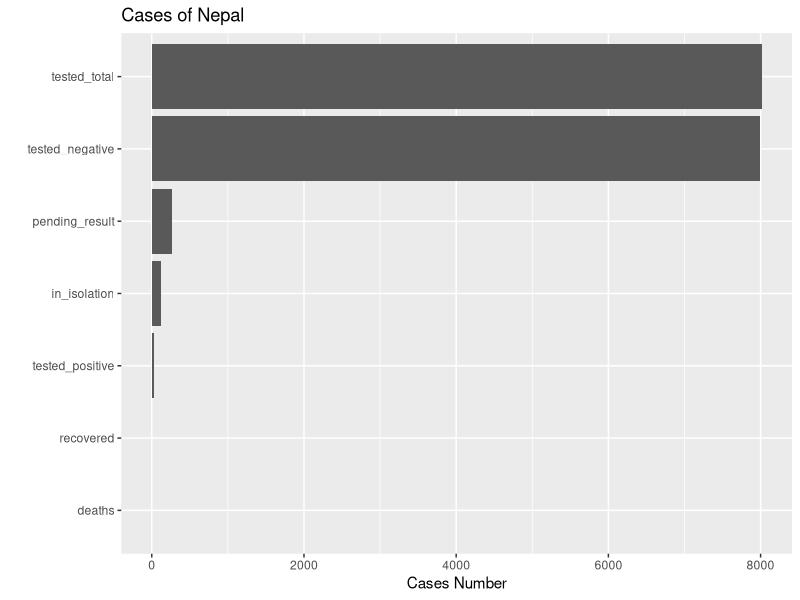
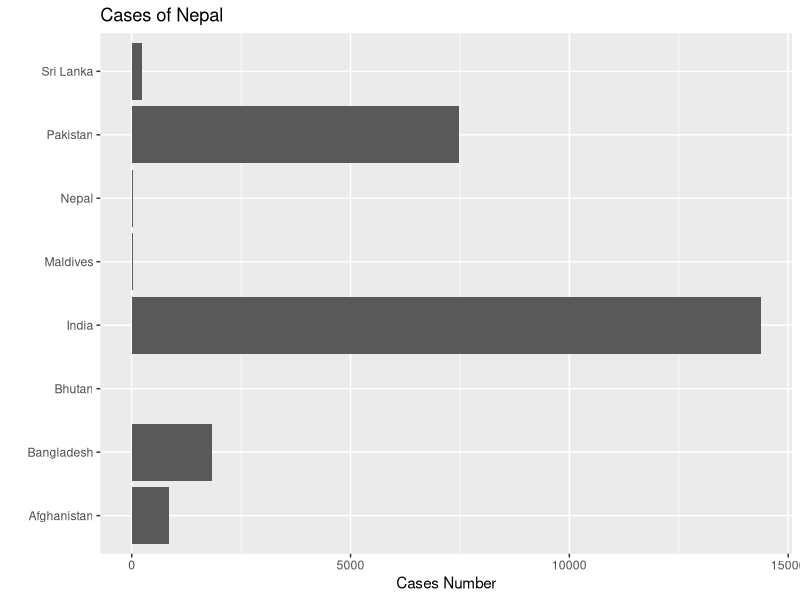

R code for these plots, in order:
## ---- chunk 1
knitr::opts_chunk$set(
	message = FALSE,
	warning = FALSE
)
## ---- chunk 2
# install.packages("tidyverse")
library(tidyverse)

# library(readr)
# library(ggplot2)
# library(tidyr)
# library(dplyr)
## ---- chunk 3
nepal_data <- read_csv("nepal_data.csv")
nepal_data
## ---- chunk 4
clean_covidnp_data <- nepal_data %>% 
  select(1:7) %>%  # ctrl + shift + m
  pivot_longer(
    cols = 1:7, 
    names_to = "cases", 
    values_to = "number"
  )  %>% 
  mutate(cases = fct_reorder(cases, number)) %>% 
  arrange(desc(number))

clean_covidnp_data
## ---- chunk 5
ggplot(clean_covidnp_data, aes(x = cases, y = number)) +
  geom_bar(stat = "identity") +
  coord_flip() +
  labs(y = "Cases Number", x = "", title = "Cases of Nepal")
## ---- chunk 6
saarc <- read_csv("saarc_data.csv")
## ---- chunk 7
ggplot(saarc , aes(x = country, y = total_cases)) +
 geom_bar(stat = "identity") +
  coord_flip() +
  labs(y = "Cases Number", x = "", title = "Cases of Nepal") 
